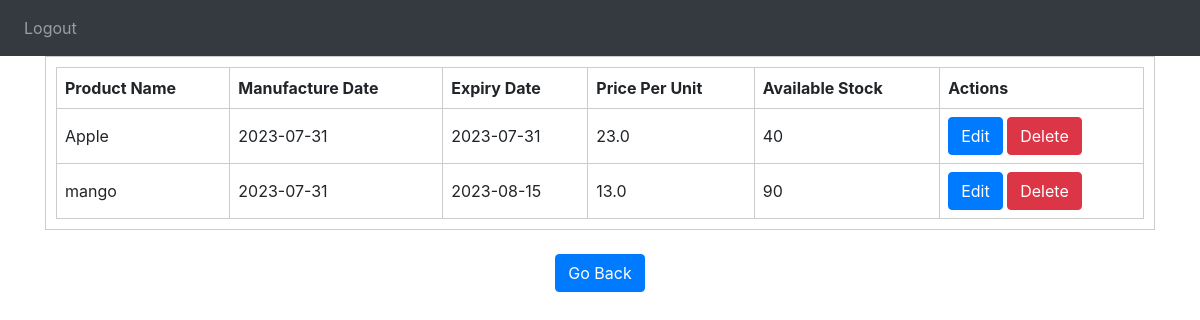
The page /viewitems/1/1 on the database its author committed.
### GroceryWebapp/models.py (models this page shows)
class Products(db.Model,UserMixin):
    id=db.Column(db.Integer,primary_key=True)
    product_name=db.Column(db.String(150),unique=True,nullable=False)
    manufacture=db.Column(db.String(150))
    expiry=db.Column(db.String(150))
    p_per_u=db.Column(db.Float,nullable=False)
    stock=db.Column(db.Integer,nullable=False)
    c_id = db.Column(db.Integer, db.ForeignKey("categories.id") ,nullable = False)

### GroceryWebapp/main.py (the view)
@main.route("/viewitems/<string:categories_id>/<string:type>", methods=["GET", "POST"])
def view_items(categories_id, type):
    data = Products.query.filter_by(c_id=categories_id).all()
    return render_template("views_items.html", prod=data, check=type)

### GroceryWebapp/templates/views_items.html (shortened to what this page needs)
{% extends "base.html" %} {% block head %} {{ super() }}
<link rel="stylesheet" href="{{ url_for('static', filename= 'demo.css') }}">
<link rel="stylesheet" href="{{ url_for('static', filename= 'demo2.css') }}">
{% endblock %}
{% block nav %}
<nav class="navbar navbar-expand-lg navbar-dark bg-dark">
  <div class="collapse navbar-collapse" id="navbar">
    <div class="navbar-nav">
      <a class="nav-item nav-link" id="home" href="/">Logout</a>
    </div>
  </div>
</nav>
{% endblock %}
{% block content %}
{% if check=='1' %}
<div id="table-container">
  <table id="dataTable">
    <tr>
      <th>Product Name</th>
      <th>Manufacture Date</th>
      <th>Expiry Date</th>
      <th>Price Per Unit</th>
      <th>Available Stock</th>
      <th>Actions</th>
    </tr>
    {% for row in prod %}
      <tr>
        <td>{{ row.product_name }}</td>
        <td>{{ row.manufacture }}</td>
        <td>{{ row.expiry }}</td>
        <td>{{ row.p_per_u }}</td>
        <td>{{ row.stock }}</td>
        <td>
          <a href="{{ url_for('main.update_item', item_id=row.id,type='2') }}" class="btn btn-primary">Edit</a>
          <a href="{{ url_for('main.delete_item', item_id=row.id,type='2') }}" class="btn btn-danger">Delete</a>
        </td>
      </tr>
    {% endfor %}
  </table>
</div>
<br>
<center><a href="/adminshowcategories" class="btn btn-primary">Go Back</a></center>
{% endif %}
{% endblock %}

### GroceryWebapp/static/demo2.css (style rules this page uses)
#table-container { border: 1px solid #ccc; padding: 10px; max-height: 300px; overflow-y: scroll; }
table { width: 100%; border-collapse: collapse; }
th, td { padding: 8px; border: 1px solid #ccc; }

### rows shown on the page
Products: product_name "Apple", manufacture "2023-07-31", expiry "2023-07-31", p_per_u "23.0", stock "40"
Products: product_name "mango", manufacture "2023-07-31", expiry "2023-08-15", p_per_u "13.0", stock "90"
